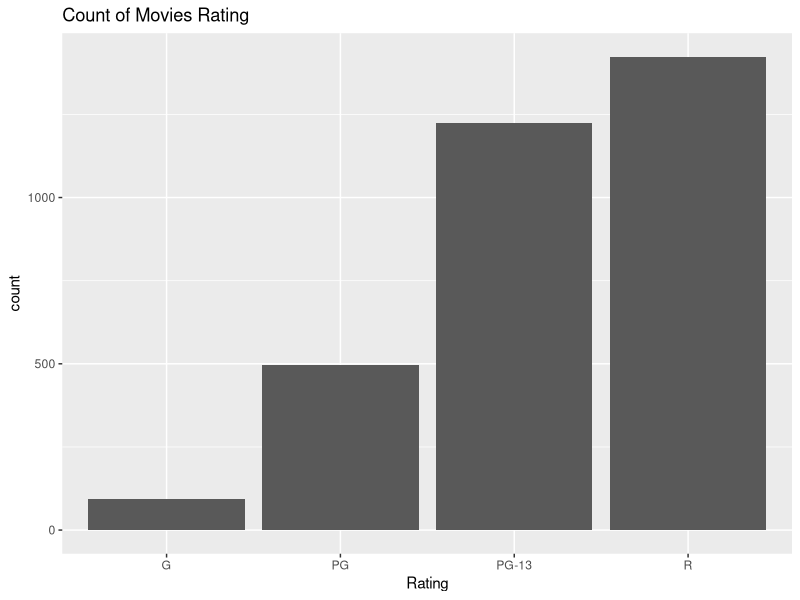
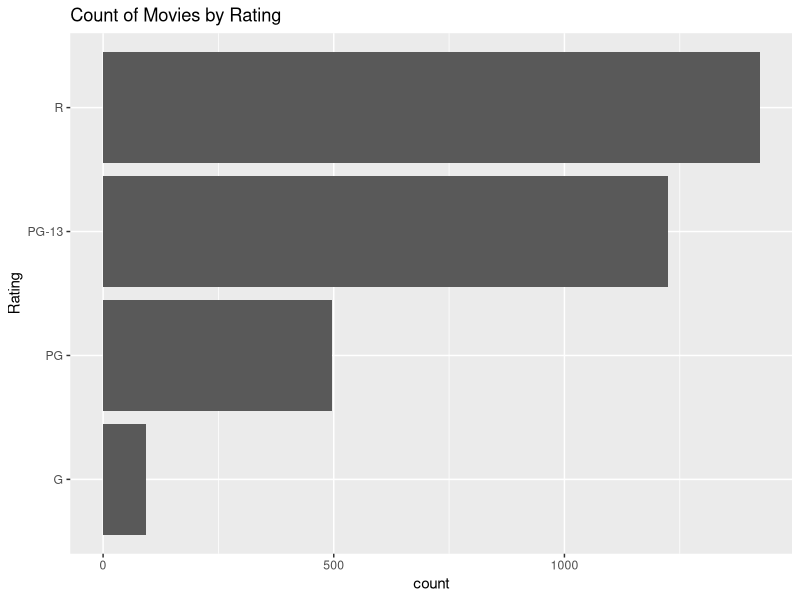
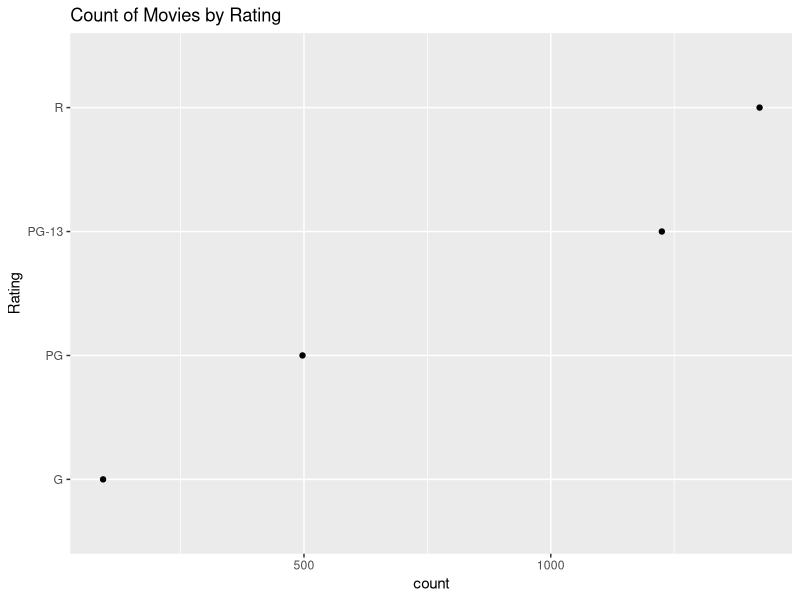
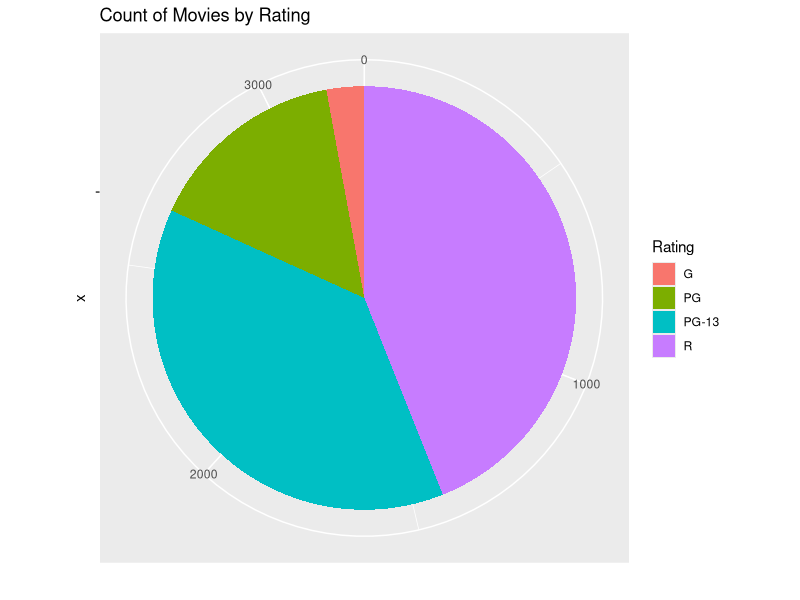
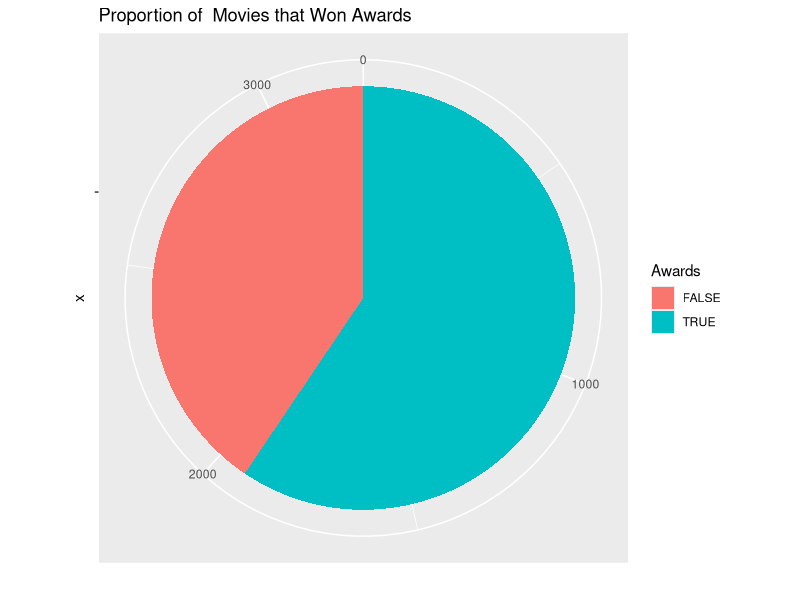

The R script that drew these images, in order:
## ---- chunk 1
library(ggplot2)
## ---- chunk 2
movies <- read.csv("../data/Movies.csv")
## ---- chunk 3
ggplot(
  data = movies,
  aes(x = Rating)) +
  geom_bar() +
  ggtitle("Count of Movies Rating")
## ---- chunk 4
ggplot(
  data= movies,
  aes(x = Rating)) + 
  geom_bar() +
  coord_flip() +
  ggtitle("Count of Movies by Rating")
## ---- chunk 5
ggplot(
  data= movies,
  aes(x= Rating)) +
  geom_point(stat ="count") +
  coord_flip() +
  ggtitle("Count of Movies by Rating")

## ---- chunk 6
ggplot(
  data = movies,
  aes(x="", fill = Rating)) + 
  geom_bar() + 
  coord_polar(theta = "y")+
  ggtitle("Count of Movies by Rating") +
  ylab("")
## ---- chunk 7
ggplot(
  data=movies,
  aes(x="", fill=Awards)) +
  geom_bar() +
  coord_polar(theta = "y") +
  ggtitle("Proportion of  Movies that Won Awards") +
  ylab("")

